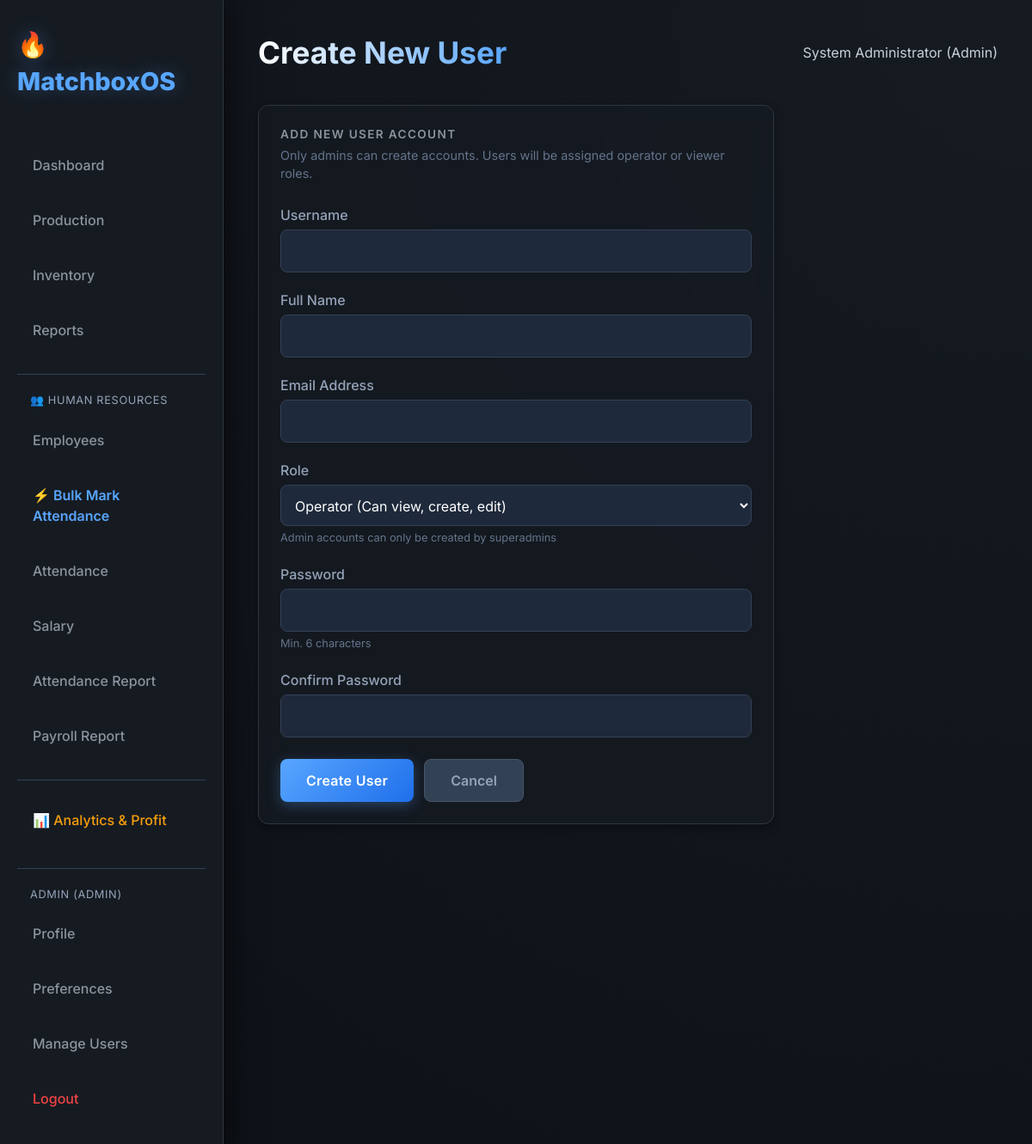
/auth/create-user (signed in), run on the app's committed database.
### auth_models.py (models this page shows, shortened)
class User(UserMixin, db.Model):
    __tablename__ = 'user'
    id = db.Column(db.Integer, primary_key=True)
    username = db.Column(db.String(80), unique=True, nullable=False, index=True)
    email = db.Column(db.String(120), unique=True, nullable=False, index=True)
    password_hash = db.Column(db.String(255), nullable=False)
    full_name = db.Column(db.String(100))
    role = db.Column(db.String(20), default='operator')  # admin, operator, viewer
    is_active = db.Column(db.Boolean, default=True)
    created_at = db.Column(db.DateTime, default=datetime.datetime.utcnow)
    last_login = db.Column(db.DateTime)
    def has_permission(self, permission):
        permissions = {
            'admin': ['view', 'create', 'edit', 'delete', 'manage_users'],
            'operator': ['view', 'create', 'edit'],
            'viewer': ['view']
        }
        return permission in permissions.get(self.role, [])

### auth_routes.py (the view, shortened to what this page needs)
@auth_bp.route('/create-user', methods=['GET', 'POST'])
@login_required
def create_user():
    if not current_user.has_permission('manage_users'):
        flash('Only admins can create user accounts.', 'danger')
        return redirect(url_for('main.dashboard'))
    return render_template('auth/create_user.html')

### app.py (called while the page is built)
@login_manager.user_loader
def load_user(user_id):
    return User.query.get(int(user_id))

### templates/auth/create_user.html (shortened to what this page needs)
{% extends "base.html" %}
{% block header %}Create New User{% endblock %}
{% block content %}
<div style="max-width: 600px;">
    <div class="card">
        <div style="margin-bottom: 25px;">
            <h3 style="margin: 0 0 5px;">Add New User Account</h3>
            <p style="color: #64748b; margin: 0; font-size: 0.9rem;">Only admins can create accounts. Users will be
                assigned operator or viewer roles.</p>
        </div>
        <form method="POST" action="{{ url_for('auth.create_user') }}">
            <div style="margin-bottom: 20px;">
                <label style="display: block; margin-bottom: 5px; color: #94a3b8; font-weight: 500;">Username</label>
                <input type="text" name="username" required autofocus
                    style="width: 100%; padding: 12px; background: #1e293b; border: 1px solid #334155; color: white; border-radius: 8px; font-size: 1rem;">
            </div>
            <div style="margin-bottom: 20px;">
                <label style="display: block; margin-bottom: 5px; color: #94a3b8; font-weight: 500;">Full Name</label>
                <input type="text" name="full_name" required
                    style="width: 100%; padding: 12px; background: #1e293b; border: 1px solid #334155; color: white; border-radius: 8px; font-size: 1rem;">
            </div>
            <div style="margin-bottom: 20px;">
                <label style="display: block; margin-bottom: 5px; color: #94a3b8; font-weight: 500;">Email
                    Address</label>
                <input type="email" name="email" required
                    style="width: 100%; padding: 12px; background: #1e293b; border: 1px solid #334155; color: white; border-radius: 8px; font-size: 1rem;">
            </div>
            <div style="margin-bottom: 20px;">
                <label style="display: block; margin-bottom: 5px; color: #94a3b8; font-weight: 500;">Role</label>
                <select name="role"
                    style="width: 100%; padding: 12px; background: #1e293b; border: 1px solid #334155; color: white; border-radius: 8px; font-size: 1rem;">
                    <option value="operator">Operator (Can view, create, edit)</option>
                </select>
                <small style="color: #64748b; font-size: 0.8rem;">Admin accounts can only be created by
                    superadmins</small>
            </div>
            <div style="margin-bottom: 20px;">
                <label style="display: block; margin-bottom: 5px; color: #94a3b8; font-weight: 500;">Password</label>
                <input type="password" name="password" required minlength="6"
                    style="width: 100%; padding: 12px; background: #1e293b; border: 1px solid #334155; color: white; border-radius: 8px; font-size: 1rem;">
                <small style="color: #64748b; font-size: 0.8rem;">Min. 6 characters</small>
            </div>
            <div style="margin-bottom: 25px;">
                <label style="display: block; margin-bottom: 5px; color: #94a3b8; font-weight: 500;">Confirm
                    Password</label>
                <input type="password" name="confirm_password" required minlength="6"
                    style="width: 100%; padding: 12px; background: #1e293b; border: 1px solid #334155; color: white; border-radius: 8px; font-size: 1rem;">
            </div>
            <div style="display: flex; gap: 12px;">
                <button type="submit" class="btn btn-primary" style="padding: 12px 30px; font-size: 1rem;">
                    Create User
                </button>
                <a href="{{ url_for('auth.users') }}" class="btn"
                    style="padding: 12px 30px; font-size: 1rem; background: #334155; color: #94a3b8; border: 1px solid #475569; text-decoration: none; border-radius: 8px;">
                    Cancel
                </a>
            </div>
        </form>
    </div>
</div>
{% endblock %}

### templates/base.html (shortened to what this page needs)
<!DOCTYPE html>
<html lang="en">
<head>
    <link href="https://cdn.jsdelivr.net/npm/bootstrap@5.3.0/dist/css/bootstrap.min.css" rel="stylesheet">
    <link rel="stylesheet" href="https://cdnjs.cloudflare.com/ajax/libs/font-awesome/6.4.0/css/all.min.css">
    <link rel="stylesheet" href="{{ url_for('static', filename='css/style.css') }}">
</head>
<body>
    <div class="sidebar">
        <div class="logo">🔥 MatchboxOS</div>
        <nav>
            <a href="{{ url_for('main.dashboard') }}"
                class="nav-link {% if request.endpoint == 'main.dashboard' %}active{% endif %}">Dashboard</a>
            <a href="{{ url_for('main.production') }}"
                class="nav-link {% if request.endpoint == 'main.production' %}active{% endif %}">Production</a>
            <a href="{{ url_for('main.inventory') }}"
                class="nav-link {% if request.endpoint == 'main.inventory' %}active{% endif %}">Inventory</a>
            <a href="{{ url_for('main.reports') }}"
                class="nav-link {% if request.endpoint == 'main.reports' %}active{% endif %}">Reports</a>
            <div style="margin-top: 25px; border-top: 1px solid #334155; padding-top: 20px;">
                <div
                    style="color: #94a3b8; font-size: 0.8rem; padding: 0 15px 10px; text-transform: uppercase; letter-spacing: 0.05em;">
                    👥 Human Resources
                </div>
                <a href="{{ url_for('employee.list_employees') }}"
                    class="nav-link {% if request.endpoint == 'employee.list_employees' %}active{% endif %}">Employees</a>
                <a href="{{ url_for('employee.bulk_attendance') }}"
                    class="nav-link {% if request.endpoint == 'employee.bulk_attendance' %}active{% endif %}"
                    style="color: var(--accent-color); font-weight: 600;">⚡ Bulk Mark Attendance</a>
                <a href="{{ url_for('employee.attendance_list') }}"
                    class="nav-link {% if request.endpoint == 'employee.attendance_list' %}active{% endif %}">Attendance</a>
                <a href="{{ url_for('employee.salary_list') }}"
                    class="nav-link {% if request.endpoint == 'employee.salary_list' %}active{% endif %}">Salary</a>
                <a href="{{ url_for('employee.attendance_report') }}"
                    class="nav-link {% if request.endpoint == 'employee.attendance_report' %}active{% endif %}">Attendance
                    Report</a>
                <a href="{{ url_for('employee.payroll_report') }}"
                    class="nav-link {% if request.endpoint == 'employee.payroll_report' %}active{% endif %}">Payroll
                    Report</a>
            </div>
            {% if current_user.is_authenticated and current_user.role == 'admin' %}
            <div style="margin-top: 25px; border-top: 1px solid #334155; padding-top: 20px;">
                <a href="{{ url_for('main.analytics') }}"
                    class="nav-link {% if request.endpoint == 'main.analytics' %}active{% endif %}"
                    style="color: #f59e0b;">📊 Analytics & Profit</a>
            </div>
            {% endif %}
            <div style="margin-top: 30px; border-top: 1px solid #334155; padding-top: 20px;">
                {% if current_user.is_authenticated %}
                <div
                    style="color: #94a3b8; font-size: 0.8rem; padding: 0 15px 10px; text-transform: uppercase; letter-spacing: 0.05em;">
                    {{ current_user.username }} ({{ current_user.role }})
                </div>
                <a href="{{ url_for('auth.profile') }}"
                    class="nav-link {% if request.endpoint == 'auth.profile' %}active{% endif %}">Profile</a>
                <a href="{{ url_for('auth.preferences') }}"
                    class="nav-link {% if request.endpoint == 'auth.preferences' %}active{% endif %}">Preferences</a>
                {% if current_user.has_permission('manage_users') %}
                <a href="{{ url_for('auth.users') }}"
                    class="nav-link {% if request.endpoint == 'auth.users' %}active{% endif %}">Manage Users</a>
                {% endif %}
                <a href="{{ url_for('auth.logout') }}" class="nav-link" style="color: #ef4444;">Logout</a>
                {% else %}
                <a href="{{ url_for('auth.login') }}"
                    class="nav-link {% if request.endpoint == 'auth.login' %}active{% endif %}">Login</a>
                {% endif %}
            </div>
        </nav>
    </div>
    <div class="main-content">
        <header>
            <h1>{% block header %}Dashboard{% endblock %}</h1>
            <div class="user-profile">
                {% if current_user.is_authenticated %}
                {{ current_user.full_name or current_user.username }} ({{ current_user.role|capitalize }})
                {% else %}
                Guest
                {% endif %}
            </div>
        </header>
        {% block content %}{% endblock %}
    </div>
</body>
</html>

### static/css/style.css (style rules this page uses)
:root { --bg-color: #0d1117; --card-bg: rgba(22, 27, 34, 0.8); --text-color: #c9d1d9; --accent-color: #58a6ff; --accent-hover: #1f6feb; --danger-color: #f85149; --success-color: #3fb950; --border-color: #30363d; --glass-bg: rgba(22, 27, 34, 0.5); --sidebar-bg: #161b22; }
body { font-family: 'Inter', system-ui, -apple-system, sans-serif; background: radial-gradient(circle at top right, #161b22, #0d1117); color: var(--text-color); margin: 0; padding: 0; display: flex; min-height: 100vh; }
.sidebar { width: 260px; background-color: var(--sidebar-bg); padding: 30px 20px; border-right: 1px solid var(--border-color); display: flex; flex-direction: column; box-shadow: 10px 0 30px rgba(0, 0, 0, 0.5); z-index: 10; }
.logo { font-size: 1.8rem; font-weight: 800; color: var(--accent-color); margin-bottom: 50px; display: flex; align-items: center; gap: 12px; text-shadow: 0 0 20px rgba(88, 166, 255, 0.3); }
.nav-link { display: flex; align-items: center; padding: 14px 18px; margin-bottom: 12px; color: #8b949e; text-decoration: none; border-radius: 12px; transition: all 0.3s cubic-bezier(0.4, 0, 0.2, 1); font-weight: 500; }
.main-content { flex: 1; padding: 40px; overflow-y: auto; background: transparent; }
header { margin-bottom: 40px; display: flex; justify-content: space-between; align-items: center; }
h1 { font-size: 2.2rem; font-weight: 700; margin: 0; background: linear-gradient(to right, #fff, #58a6ff); -webkit-background-clip: text; background-clip: text; -webkit-text-fill-color: transparent; }
.card { background: var(--card-bg); backdrop-filter: blur(10px); padding: 25px; border-radius: 16px; border: 1px solid var(--border-color); transition: all 0.3s ease; box-shadow: 0 4px 6px -1px rgba(0, 0, 0, 0.1), 0 2px 4px -1px rgba(0, 0, 0, 0.06); }
.card h3 { margin-top: 0; color: #8b949e; font-size: 0.85rem; text-transform: uppercase; letter-spacing: 0.1em; font-weight: 600; }
.btn { padding: 12px 24px; border-radius: 10px; border: none; cursor: pointer; font-weight: 600; transition: all 0.2s; text-decoration: none; display: inline-flex; align-items: center; justify-content: center; font-size: 0.95rem; }
.btn-primary { background: linear-gradient(135deg, var(--accent-color), var(--accent-hover)); color: white; box-shadow: 0 4px 15px rgba(88, 166, 255, 0.3); }
input, select { transition: all 0.2s; }
.btn-primary { background: linear-gradient(135deg, var(--accent-color) 0%, var(--accent-hover) 100%); border: none; border-radius: 8px; font-weight: 600; letter-spacing: 0.3px; transition: all 0.3s ease; padding: 10px 20px; color: white; }
.card { border: 1px solid var(--border-color); border-radius: 12px; box-shadow: 0 4px 12px rgba(0, 0, 0, 0.3); background: var(--card-bg); transition: all 0.3s ease; }

### data on the page
User: username "ADMIN", role "ADMIN", full_name "System Administrator", role "Admin"
